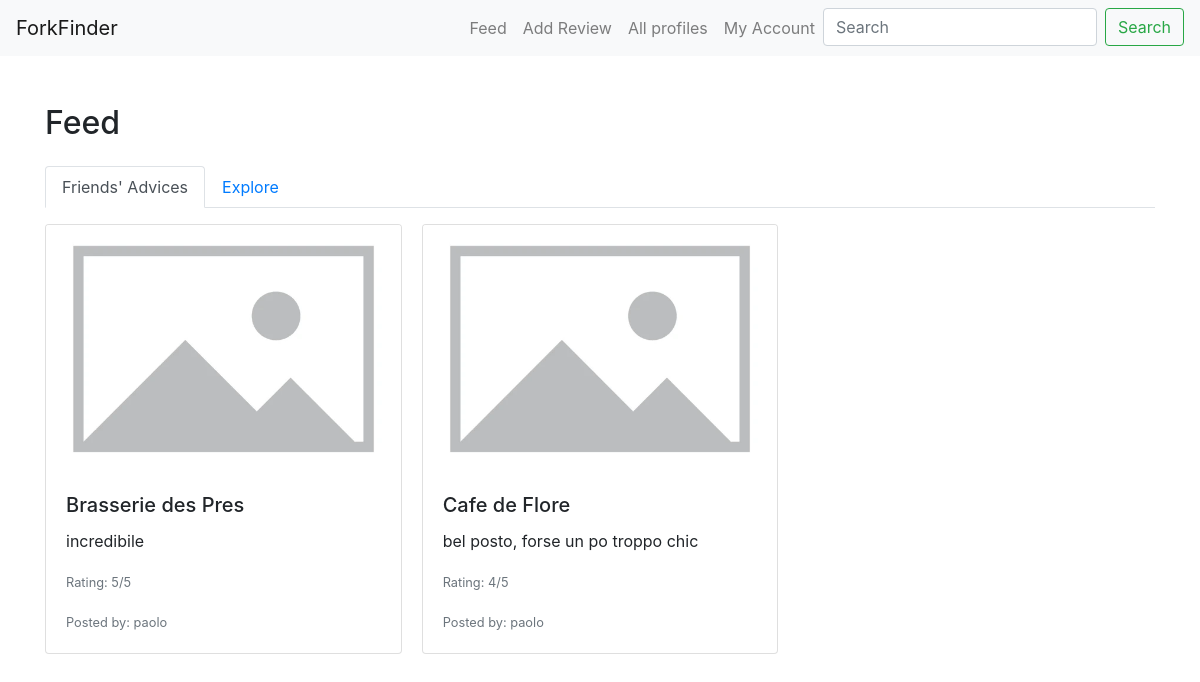
Before: / (signed in) with the older database file.
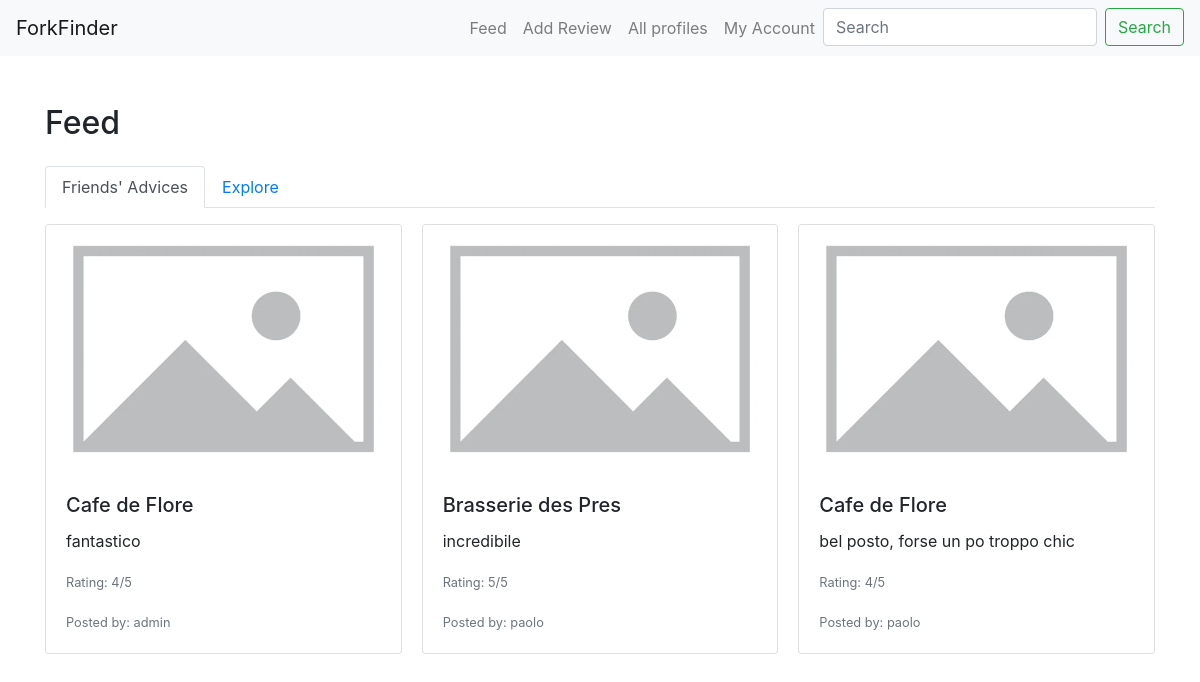
After: the same page with the newer database file.
### core/models.py (models this page shows, shortened)
class Review(models.Model):
    user= models.ForeignKey(
        User, related_name="reviews", on_delete=models.CASCADE)
    restaurant = models.ForeignKey(
        Restaurant, on_delete=models.CASCADE)
    body = models.CharField(max_length=140)
    rating = models.PositiveSmallIntegerField()
    photo = models.ImageField(upload_to='media/review_photos/')
    created_at = models.DateTimeField(auto_now_add=True)

class Restaurant(models.Model):
    name = models.CharField(max_length=60)  #modify with API
    location = models.CharField(max_length=60)

class Profile(models.Model):
    user = models.OneToOneField(User, on_delete=models.CASCADE)
    follows = models.ManyToManyField(
        "self",
        related_name="followed_by",
        symmetrical=False,
        blank=True
    )

### core/views.py (the view)
# urls.py: path("", feed_view, name="feed"),
@login_required
def feed_view(request):
    return render(request, 'feed.html')

### templates/feed.html (shortened to what this page needs)
{% extends "base.html" %}
{% block content %}
<h2 class="mb-4">Feed</h2>
<ul class="nav nav-tabs" id="feedTabs" role="tablist">
    <li class="nav-item">
        <a class="nav-link active" id="friends-tab" data-toggle="tab" href="#friends" role="tab" aria-controls="friends" aria-selected="true">Friends' Advices</a>
    </li>
    <li class="nav-item">
        <a class="nav-link" id="explore-tab" data-toggle="tab" href="#explore" role="tab" aria-controls="explore" aria-selected="false">Explore</a>
    </li>
</ul>
<div class="tab-content mt-3" id="feedTabsContent">
    <div class="tab-pane fade show active" id="friends" role="tabpanel" aria-labelledby="friends-tab">
        <div class="card-columns">
            {% for followed in user.profile.follows.all %}
                {% for review in followed.user.reviews.all %}
                <div class="card mb-4">
                    <img src="{{ review.photo.url }}" class="card-img-top" alt="Restaurant Photo">
                    <div class="card-body">
                        <h5 class="card-title">{{ review.restaurant.name }}</h5>
                        <p class="card-text">{{ review.body }}</p>
                        <p class="card-text"><small class="text-muted">Rating: {{ review.rating }}/5</small></p>
                        <p class="card-text"><small class="text-muted">Posted by: {{ followed.user.username }}</small></p>
                    </div>
                </div>
                {% endfor %}
            {% endfor %}
        </div>
    </div>
</div>
{% endblock %}

Changed rows visible on the page:
now on this page (row unchanged): Profile: user.username "admin"
added Review: photo (placeholder picture), restaurant.name "Cafe de Flore", body "fantastico", rating "4"
